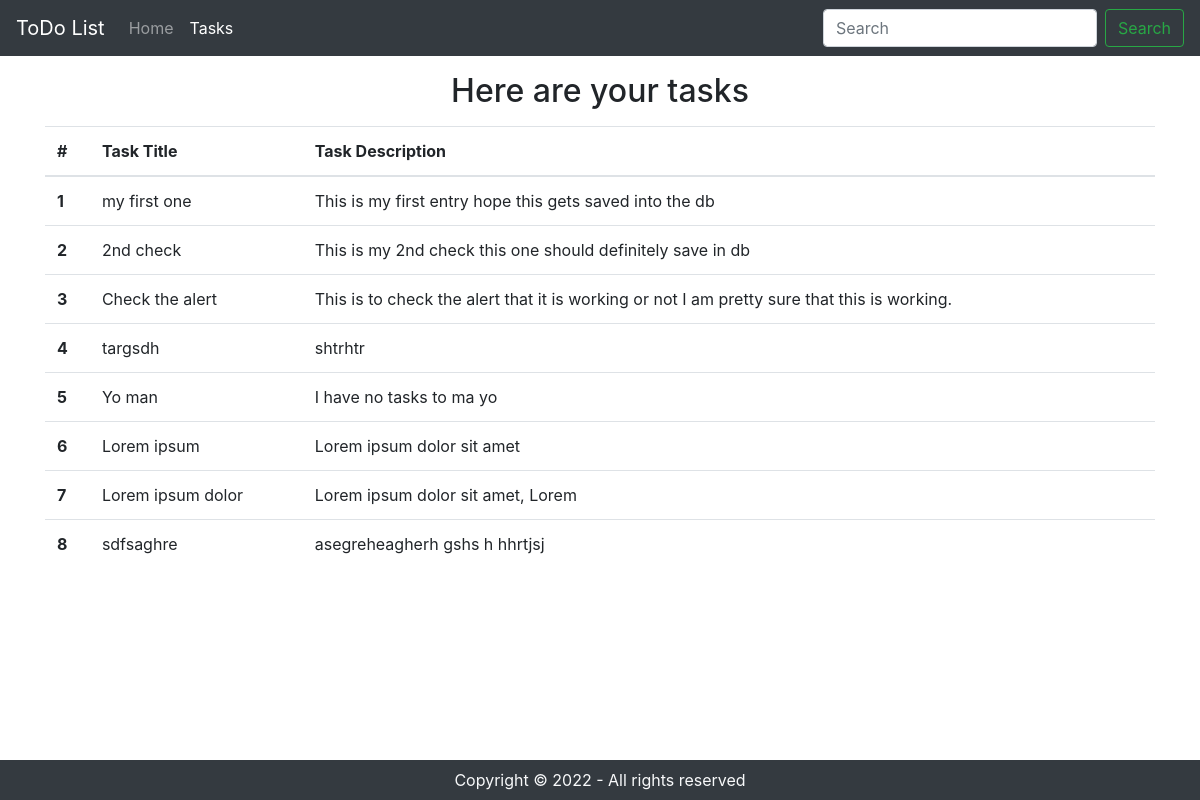
The page /tasks on the database its author committed.
### home/models.py (models this page shows, shortened)
class task(models.Model):
    taskTitle = models.CharField(max_length=30)
    taskDesc = models.TextField()
    time = models.DateTimeField(auto_now_add=True)

### home/views.py (the view)
# urls.py: path('tasks', views.tasks, name='tasks')
def tasks(request):
    context = {'tasks': task.objects.all()}
    return render(request, 'tasks.html', context)

### templates/tasks.html (shortened to what this page needs)
<!doctype html>
<html lang="en">
<head>
    <link rel="stylesheet" href="https://stackpath.bootstrapcdn.com/bootstrap/4.5.2/css/bootstrap.min.css"
>
</head>
<body>
    <nav class="navbar navbar-expand-lg navbar-dark bg-dark">
        <a class="navbar-brand" href="/">ToDo List</a>
        <div class="collapse navbar-collapse" id="navbarSupportedContent">
            <ul class="navbar-nav mr-auto">
                <li class="nav-item">
                    <a class="nav-link" href="/">Home <span class="sr-only">(current)</span></a>
                </li>
                <li class="nav-item active">
                    <a class="nav-link" href="/tasks">Tasks</a>
                </li>
            </ul>
            <form class="form-inline my-2 my-lg-0">
                <input class="form-control mr-sm-2" type="search" placeholder="Search" aria-label="Search">
                <button class="btn btn-outline-success my-2 my-sm-0" type="submit">Search</button>
            </form>
        </div>
    </nav>
    <div class="container">
        <h2 class="text-center my-3">Here are your tasks</h2>
    </div>
    <div class="container">
        <table class="table">
            <thead>
              <tr>
                <th scope="col">#</th>
                <th scope="col">Task Title</th>
                <th scope="col">Task Description</th>
              </tr>
            </thead>
            <tbody>
              {% for task in tasks %}
              <tr>
                <th scope="row">{{forloop.counter}}</th>
                <td>{{task.taskTitle}}</td>
                <td>{{task.taskDesc}}</td>
              </tr>
              {% endfor %}
            </tbody>
          </table>
    </div>
    <footer class = "bg-dark text-light fixed-bottom">
        <p class = "text-center py-2 my-0">
            Copyright &copy; 2022 - All rights reserved
        </p>
    </footer>
</body>
</html>

### rows shown on the page
task: taskTitle "my first one", taskDesc "This is my first entry hope this gets saved into the db"
task: taskTitle "2nd check", taskDesc "This is my 2nd check this one should definitely save in db"
task: taskTitle "Check the alert", taskDesc "This is to check the alert that it is working or not I am pretty sure that this is working."
task: taskTitle "targsdh", taskDesc "shtrhtr"
task: taskTitle "Yo man", taskDesc "I have no tasks to ma yo"
task: taskTitle "Lorem ipsum", taskDesc "Lorem ipsum dolor sit amet"
task: taskTitle "Lorem ipsum dolor", taskDesc "Lorem ipsum dolor sit amet, Lorem"
task: taskTitle "sdfsaghre", taskDesc "asegreheagherh gshs h hhrtjsj"
